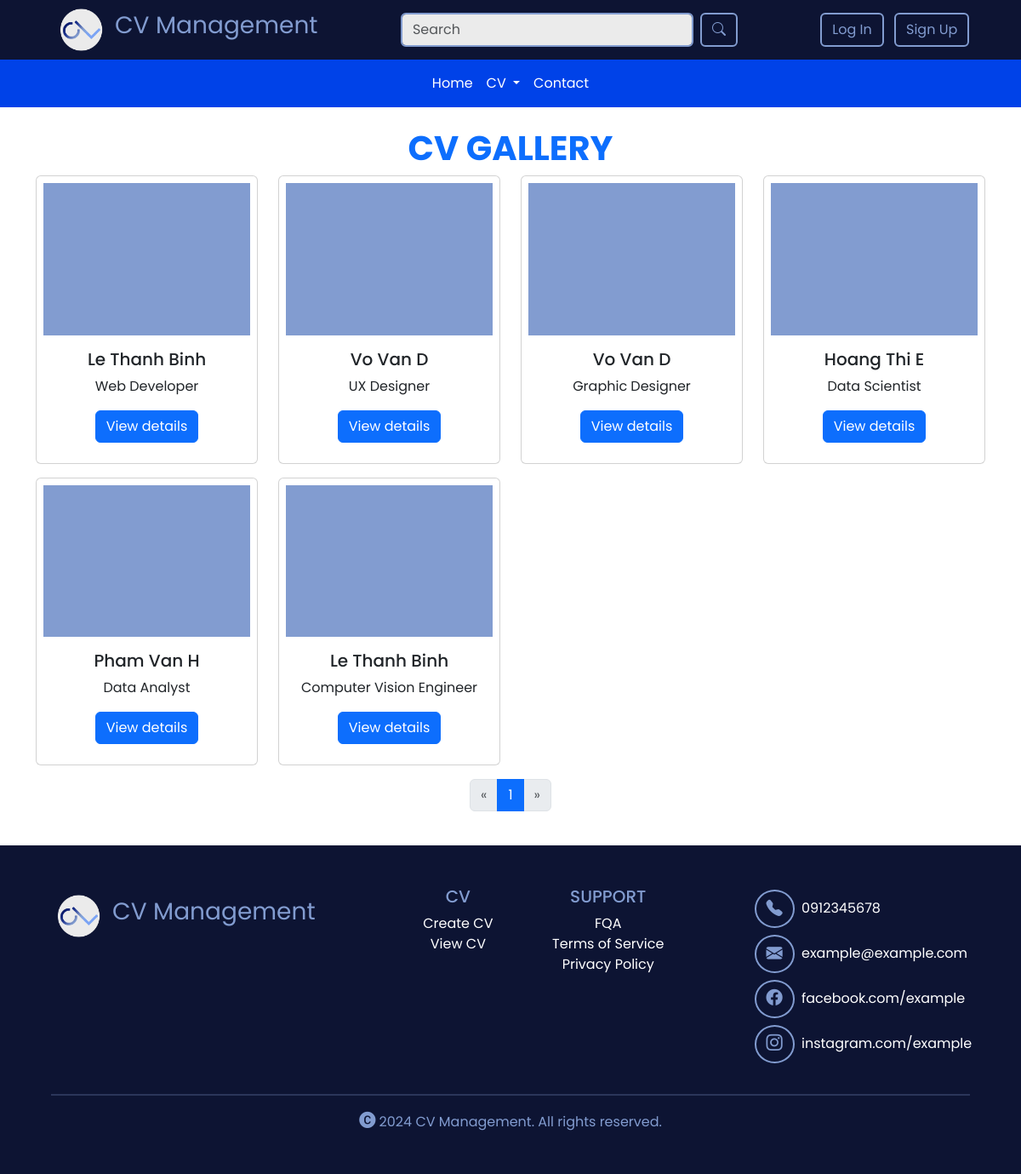
/index.php?page=viewCV, run on the app's committed database.
### tables this page shows
CREATE TABLE `cvs` (
  `id` int(11) NOT NULL,
  `user_id` int(11) NOT NULL,
  `full_name` varchar(255) NOT NULL,
  `email` varchar(255) NOT NULL,
  `job_title` varchar(255) NOT NULL,
  `gender` char(1) NOT NULL,
  `objective` text NOT NULL,
  `visibility` varchar(9) NOT NULL
);

### Views/Components/cardCV.php (the view, shortened to what this page needs)
<?php
function renderCvCard($name, $jobTitle, $cvId)
{
    $detailsUrl = "index.php?page=detailCV&id=" . urlencode($cvId);
    echo "
    <div class='col-sm-3 mb-3'>
        <div class='card product-card p-2'>
            <div class='container-fluid p-5 bg-secondary ratio ratio-16x9'></div>
            <div class='card-body'>
                <h5 class='card-title'>$name</h5>
                <p class='price'>$jobTitle</p>
                <a href='$detailsUrl' class='btn btn-primary'>View details</a>
            </div>
        </div>
    </div>";
}
function renderCVCardsWithPagination($currentPage, $limit, $isMyCV = false)
{
    include $_SERVER['DOCUMENT_ROOT'] . '/CV-management-website/Models/db_connect.php';
    $offset = ($currentPage - 1) * $limit;
    $userId = isset($_SESSION['user_id']) ? $_SESSION['user_id'] : null;
    try {
        if ($isMyCV && $userId) {
            $baseQuery = "SELECT id, full_name, job_title FROM cvs WHERE user_id = ?";
        } else {
            $baseQuery = "SELECT id, full_name, job_title FROM cvs WHERE visibility = 'Public'";
        }
        $baseQuery .= " LIMIT ? OFFSET ?";
        $countQuery = "SELECT COUNT(*) AS total FROM cvs WHERE visibility = 'Public'";
        $countResult = $conn->prepare($countQuery);
        $countResult->execute();
        $countRow = $countResult->get_result()->fetch_assoc();
        $totalCvs = $countRow['total'];
        $totalPages = ceil($totalCvs / $limit);
        $stmt = $conn->prepare($baseQuery);
        if ($userId) {
            $stmt->bind_param("iii", $userId, $limit, $offset);
        } else {
            $stmt->bind_param("ii", $limit, $offset);
        }
        $stmt->execute();
        $result = $stmt->get_result();
        while ($row = $result->fetch_assoc()) {
            renderCvCard($row['full_name'], $row['job_title'], $row['id']);
        }
        echo "<nav aria-label='Pagination'>";
        echo "<ul class='pagination justify-content-center'>";
        if ($currentPage > 1) {
            echo "<li class='page-item'>
                    <a class='page-link custom-page-link' href='index.php?page=" . ($isMyCV ? "myCV" : "viewCV") . "&paging=" . ($currentPage - 1) . "' aria-label='Previous'>
                        <span aria-hidden='true'>&laquo;</span>
                    </a>
                  </li>";
        } else {
            echo "<li class='page-item disabled'>
                    <span class='page-link custom-page-link' aria-label='Previous'>
                        <span aria-hidden='true'>&laquo;</span>
                    </span>
                  </li>";
        }
        for ($i = 1; $i <= $totalPages; $i++) {
            echo "<li class='page-item " . ($i == $currentPage ? 'active' : '') . "'>
                    <a class='page-link custom-page-link' href='index.php?page=" . ($isMyCV ? "myCV" : "viewCV") . "&paging=$i'>$i</a>
                  </li>";
        }
        if ($currentPage < $totalPages) {
            echo "<li class='page-item'>
                    <a class='page-link custom-page-link' href='index.php?page=" . ($isMyCV ? "myCV" : "viewCV") . "&paging=" . ($currentPage + 1) . "' aria-label='Next'>
                        <span aria-hidden='true'>&raquo;</span>
                    </a>
                  </li>";
        } else {
            echo "<li class='page-item disabled'>
                    <span class='page-link custom-page-link' aria-label='Next'>
                        <span aria-hidden='true'>&raquo;</span>
                    </span>
                  </li>";
        }
        echo "</ul>";
        echo "</nav>";
    } catch (Exception $e) {
        echo 'Error: ' . $e->getMessage();
    }
}

### index.php (shortened to what this page needs)
<!DOCTYPE html>
<html lang="en">
<head>
    <link href="https://cdn.jsdelivr.net/npm/bootstrap@5.3.3/dist/css/bootstrap.min.css" rel="stylesheet">
    <link href="https://cdn.jsdelivr.net/npm/bootstrap-icons/font/bootstrap-icons.css" rel="stylesheet">
    <link rel="stylesheet" href="Views/Styles/style.css">
</head>
<body>
    <?php include 'Views/Components/header.php'; ?>
    <?php include 'Controllers/redirect.php'; ?>
    <?php include 'Views/Components/footer.php'; ?>
</body>
</html>

### Views/Components/header.php (shortened to what this page needs)
<div class="container-fluid d-flex justify-content-around bg-dark text-center align-items-center">
    <a href="index.php" class="text-decoration-none">
        <div>
            <img src="Assets\logo.png" class="rounded-circle" alt="Logo" width="70">
            <span class="fs-3 text-light-blue text-light-blue-hover">CV Management</span>
        </div>
    </a>
    <div>
        <form class="d-flex ms-auto" role="search" action="index.php" method="get">
            <input class="form-control me-2 custom-search" name="keyword" type="search" placeholder="Search"
                aria-label="Search" id="searchByText">
            <button class="btn btn-outline-secondary" type="submit" aria-label="Search">
                <i class="bi bi-search"></i>
            </button>
        </form>
    </div>
    <div>
        <?php if (isset($_SESSION['user_id'])): ?>
            <!-- <button class="btn btn-outline-secondary rounded-circle me-5" type="button" id="profile" title="Profile"
                data-bs-toggle="dropdown" aria-expanded="false">
                <i class="bi bi-bell-fill" style="font-size: larger;"></i>
            </button> -->
            <button class="btn btn-outline-secondary rounded-circle mx-5" type="button" id="profileButton" title="Profile"
                data-bs-toggle="dropdown" aria-expanded="false">
                <i class="bi bi-person-fill" style="font-size: larger;"></i>
            </button>
            <div id="profileDropdown" class="dropdown-menu dropdown-menu-blue text-center">
                <span id="usernameDisplay"><?= htmlspecialchars($_SESSION['username']) ?></span>
                <a href="#" class="dropdown-item">My Profile</a>
                <a href="/CV-management-website/Controllers/logout.php" class="dropdown-item">Log Out</a>
            </div>
        <?php else: ?>
            <button class="btn btn-outline-secondary me-2" type="button" id="loginButton"
                onclick="window.location.href='http://localhost/CV-management-website/?page=login'">
                Log In
            </button>
            <button class="btn btn-outline-secondary" type="button" id="signupButton"
                onclick="window.location.href='http://localhost/CV-management-website/?page=signup'">
                Sign Up
            </button>
        <?php endif; ?>
    </div>
</div>

### Controllers/redirect.php
<?php
$baseDir = $_SERVER['DOCUMENT_ROOT'] . '/CV-management-website/Views/Pages/';
$navbar = 'Views/Components/navbar.php';
function includePage($page, $baseDir, $default = 'notFound.php') {
    $allowedPages = [
        'home', 'login', 'signup', 'createCV', 'viewCV',
        'detailCV', 'exportCV', 'myCV', 'contact'
    ];
    if (in_array($page, $allowedPages)) {
        include $baseDir . $page . '.php';
    } else {
        include $baseDir . $default;
    }
}
$page = $_GET['page'] ?? 'home';
if ($page !== 'exportCV') {
    include $navbar;
}
includePage($page, $baseDir);

### Views/Components/navbar.php (shortened to what this page needs)
<nav class="navbar navbar-expand-sm bg-primary">
    <div class="container-fluid d-flex justify-content-center">
        <ul class="navbar-nav">
            <li class="nav-item">
                <a class="nav-link" href="?page=home">Home</a>
            </li>
            <li class="nav-item dropdown">
                <a class="nav-link dropdown-toggle" href="#" id="navbarDropdown" role="button" data-bs-toggle="dropdown" aria-expanded="false">
                  CV
                </a>
              </li>
            <li class="nav-item">
                <a class="nav-link" href="?page=contact">Contact</a>
            </li>
        </ul>
    </div>
</nav>

### Views/Pages/viewCV.php
<div class="container my-4 text-center">
    <h1 class="text-uppercase fw-bold text-primary">CV Gallery</h1>
    <div class="row">
    <?php
    include 'Views/Components/cardCV.php';
    $currentPage = isset($_GET['paging']) ? (int)$_GET['paging'] : 1;
    $limit = 8;
    renderCVCardsWithPagination($currentPage, $limit);
    ?>
    </div>
</div>

### Views/Components/footer.php
<div class="container-fluid bg-dark text-light-blue text-center align-items-center py-5">
    <div class="d-flex flex-wrap justify-content-around">
        <a href="index.php" class="text-decoration-none">
            <div>
                <img src="Assets\logo.png" class="rounded-circle" alt="Logo" width="70">
                <span class="fs-3 text-light-blue text-light-blue-hover">CV Management</span>
            </div>
        </a>
        <div class="row" style="width: 30%">
            <div class="col-sm-6">
            <h5 class="text-uppercase">
                    <a href="#" class="text-light-blue text-decoration-none text-light-blue-hover">CV</a>
                </h5>
                <ul class="list-unstyled">
                    <li><a class="text-decoration-none footer-text" href="index.php?page=createCV">Create CV</a></li>
                    <li><a class="text-decoration-none footer-text" href="index.php?page=viewCV">View CV</a></li>
                </ul>
            </div>
            <div class="col-sm-6">
                <h5 class="text-uppercase">Support</h5>
                <ul class="list-unstyled text-white">
                    <li>FQA</li>
                    <li>Terms of Service</li>
                    <li>Privacy Policy</li>
                </ul>
            </div>
        </div>
        <div>
            <ul class="list-unstyled text-white text-start">
                <li>
                    <button class="btn btn-outline-secondary rounded-circle m-1" type="submit" aria-label="Search">
                        <i class="bi bi-telephone-fill" style="font-size: larger;"></i>
                    </button>
                    0912345678
                </li>
                <li>
                    <button class="btn btn-outline-secondary rounded-circle m-1" type="submit" aria-label="Search">
                        <i class="bi bi-envelope-fill" style="font-size: larger;"></i>
                    </button>
                    example@example.com
                </li>
                <li>
                    <button class="btn btn-outline-secondary rounded-circle m-1" type="submit" aria-label="Search">
                        <i class="bi bi-facebook" style="font-size: larger;"></i>
                    </button>
                    facebook.com/example
                </li>
                <li>
                    <button class="btn btn-outline-secondary rounded-circle m-1" type="submit" aria-label="Search">
                        <i class="bi bi-instagram" style="font-size: larger;"></i>
                    </button>
                    instagram.com/example
                </li>
            </ul>
        </div>
    </div>
    <hr class="mx-5" style="border-width: 2px">
    <i class="bi bi-c-circle-fill" style="font-size: larger;"></i>
    <span>2024 CV Management. All rights reserved.</span>
</div>

### Views/Styles/style.css (style rules this page uses)
body { background-color: white; font-size: 100%; color: #323232; font-family: "Poppins", sans-serif; }
.bg-dark { background-color: #0d1433 !important; }
.bg-primary { background-color: #0042e8 !important; }
.bg-secondary { background-color: #829cd0 !important; }
.text-light-blue { color: #829cd0; }
.footer-text { color: white !important; }
.custom-search { background-color: #ebebeb !important; border-color: #829cd0 !important; border-width: 0.15em; }
.btn-outline-secondary { color: #829cd0; border-color: #829cd0; border-width: 0.15em; }
.navbar-nav .nav-link { color: white; border-radius: 12px; }

### data on the page
cvs: full_name "Le Thanh Binh", job_title "Web Developer"
cvs: full_name "Vo Van D", job_title "UX Designer"
cvs: full_name "Vo Van D", job_title "Graphic Designer"
cvs: full_name "Hoang Thi E", job_title "Data Scientist"
cvs: full_name "Pham Van H", job_title "Data Analyst"
cvs: full_name "Le Thanh Binh", job_title "Computer Vision Engineer"
